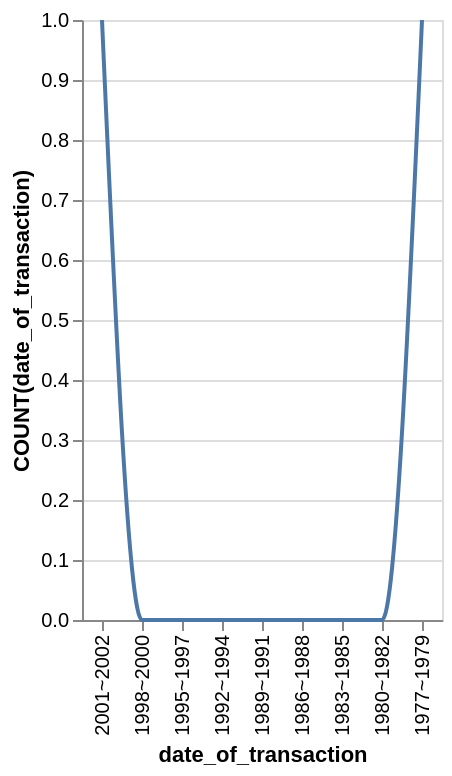

Describe this chart as a Vega-Lite specification.
### Vega-Lite specification from a JSON file in a GitHub repository (floating-point values rounded to 4 significant figures)
{"data": {"values": [{"x_data": "2001~2002", "y_data": 1}, {"x_data": "1998~2000", "y_data": 0}, {"x_data": "1995~1997", "y_data": 0}, {"x_data": "1992~1994", "y_data": 0}, {"x_data": "1989~1991", "y_data": 0}, {"x_data": "1986~1988", "y_data": 0}, {"x_data": "1983~1985", "y_data": 0}, {"x_data": "1980~1982", "y_data": 0}, {"x_data": "1977~1979", "y_data": 1}]}, "mark": {"type": "line", "interpolate": "monotone"}, "encoding": {"x": {"field": "x_data", "type": "nominal", "title": "date_of_transaction", "sort": "descending"}, "y": {"field": "y_data", "type": "quantitative", "title": "COUNT(date_of_transaction)"}}}
